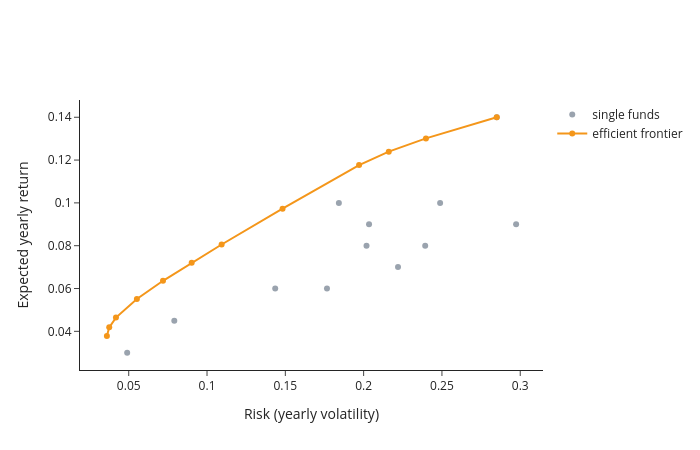

Write notebook code for a chart like this one.
### Code cell
fig = go.Figure()
fig.add_trace(go.Scatter(x=vol, y=mu, text=mu.index, mode="markers", marker_color="#9AA3AE", name="single funds"))
fig.add_trace(go.Scatter(x=front["risk"], y=front["return"], mode="lines+markers",
                         line_color="#F4961A", name="efficient frontier"))
fig.update_layout(xaxis_title="Risk (yearly volatility)", yaxis_title="Expected yearly return",
                  template="simple_white", width=700, height=450)
fig.show()

### Figure 1 — Plotly figure (JSON) as saved in the notebook; plotly's stock layout.template omitted (floating-point values rounded to 4 significant figures)
{"data": [{"marker": {"color": "#9AA3AE"}, "mode": "markers", "name": "single funds", "text": ["Tech", "Health", "Energy", "Utilities", "Banks", "Retail", "Industrials", "Materials", "RealEstate", "Telecom", "GovBonds", "CorpBonds"], "type": "scatter", "x": [0.285, 0.1842, 0.2974, 0.1435, 0.2488, 0.2018, 0.2035, 0.2393, 0.2219, 0.1766, 0.049, 0.0791], "y": [0.14, 0.1, 0.09, 0.06, 0.1, 0.08, 0.09, 0.08, 0.07, 0.06, 0.03, 0.045]}, {"line": {"color": "#F4961A"}, "mode": "lines+markers", "name": "efficient frontier", "type": "scatter", "x": [0.03606, 0.03754, 0.04185, 0.05521, 0.07189, 0.0902, 0.1093, 0.1482, 0.1971, 0.216, 0.2398, 0.285], "y": [0.03785, 0.04188, 0.04644, 0.05513, 0.06361, 0.07208, 0.08056, 0.09728, 0.1177, 0.1239, 0.1301, 0.14]}], "layout": {"height": 450, "width": 700, "xaxis": {"title": {"text": "Risk (yearly volatility)"}}, "yaxis": {"title": {"text": "Expected yearly return"}}}}
